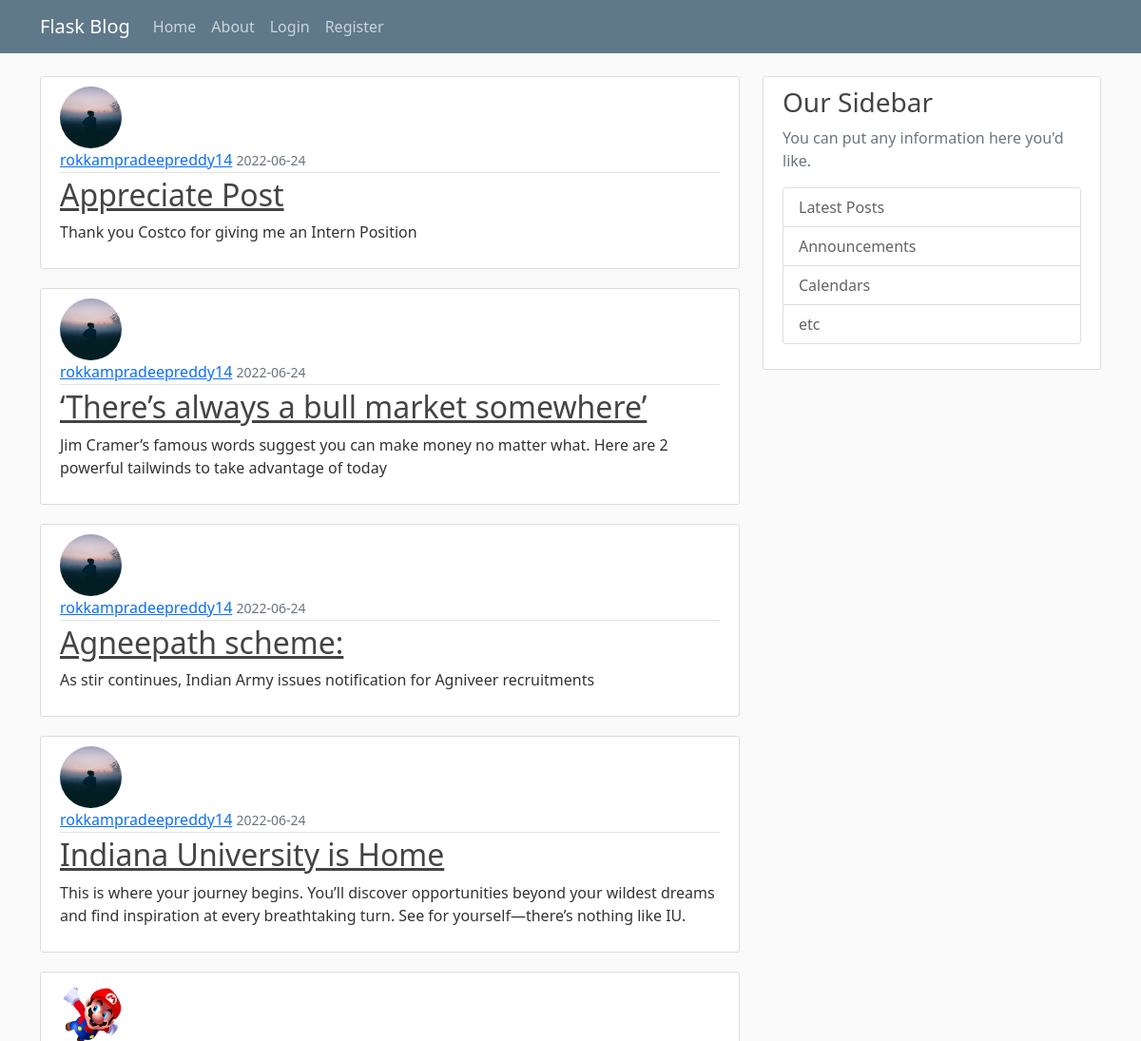
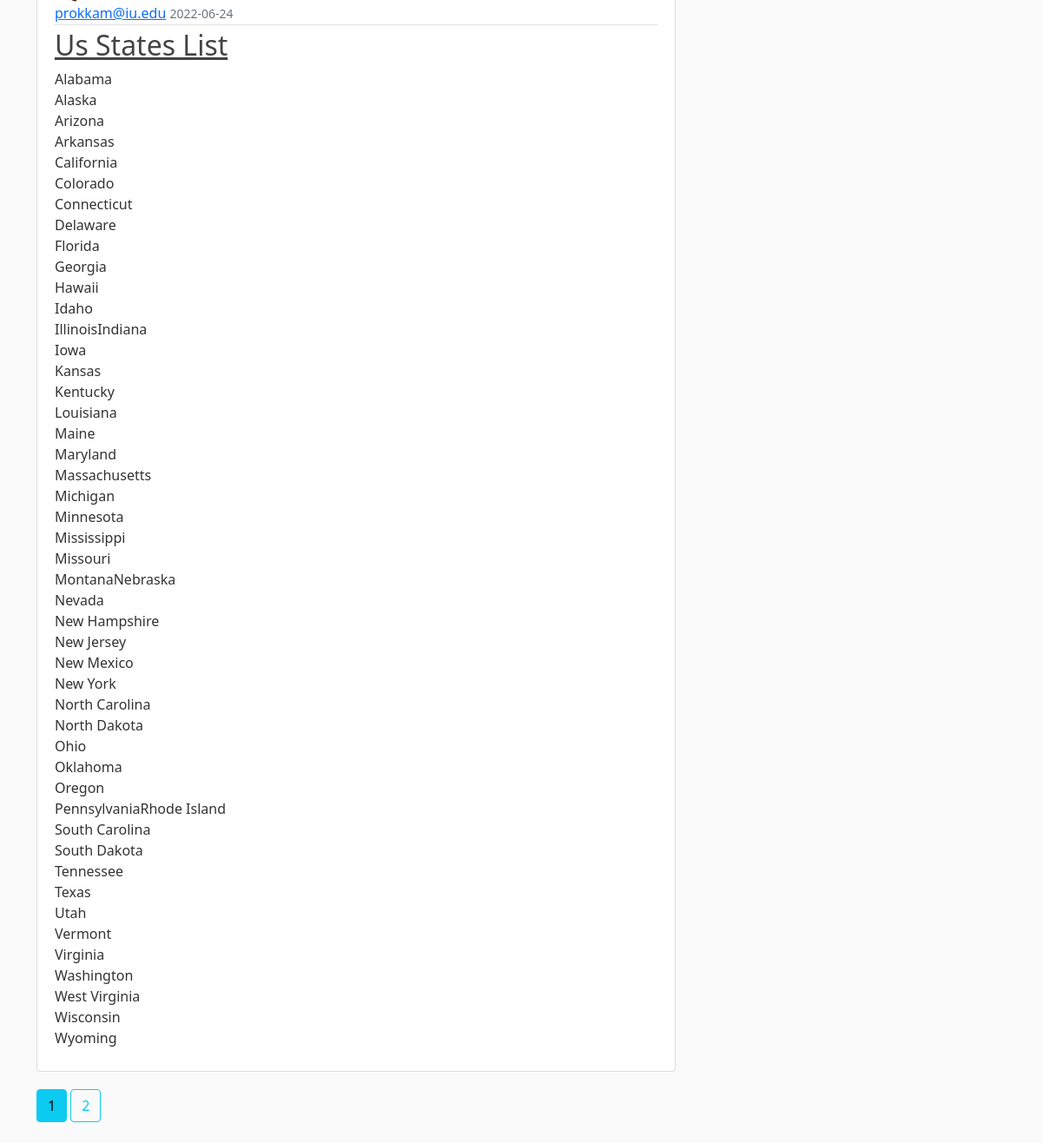
The page /home on the database its author committed (2 pictures, top to bottom).
### flaskblog/models.py (models this page shows, shortened)
class Post(db.Model):
    id =db.Column(db.Integer, primary_key=True)
    title=db.Column(db.String(100),nullable=False)
    date_posted=db.Column(db.DateTime,nullable=False, default=datetime.utcnow)
    content= db.Column(db.Text, nullable=False)
    user_id= db.Column(db.Integer, db.ForeignKey('user.id'),nullable=False)

class User(db.Model,UserMixin):
    id =db.Column(db.Integer, primary_key=True)
    username = db.Column(db.String(20),unique=True,nullable=False)
    email = db.Column(db.String(120),unique=True,nullable=False)
    image_file = db.Column(db.String(20),  nullable=False, default='default.jpg')
    password= db.Column(db.String(60),nullable=False)
    posts = db.relationship('Post',backref='author',lazy=True)

### flaskblog/routes.py (the view)
@app.route("/")
@app.route("/home")
def home():
    page = request.args.get('page',1,type=int)
    posts= Post.query.order_by(Post.date_posted.desc()).paginate(page=page,per_page=5)
    return render_template('home.html',posts=posts)

### flaskblog/templates/home.html (shortened to what this page needs)
{% extends "layout.html" %}
{% block content %}
    {% for post in posts.items %}
        <article class="media content-section">
            <img class="rounded-circle article-img" src="{{url_for('static',filename='profile_pics/'+post.author.image_file)}}">
            <div class="media-body">
            <div class="article-metadata">
                <a class="mr-2" href="{{url_for('user_posts',username=post.author.username)}}">{{ post.author.username }}</a>
                <small class="text-muted">{{ post.date_posted.strftime('%Y-%m-%d') }}</small>
            </div>
            <h2><a class="article-title" href="{{ url_for('post',post_id=post.id)}}">{{ post.title }}</a></h2>
            <p class="article-content">{{ post.content }}</p>
            </div>
        </article>
    {% endfor %}
    {% for page_num in posts.iter_pages(left_edge=1,right_edge=1,left_current=1,right_current=2) %}
        {% if page_num %}
            {% if posts.page ==page_num %}
            <a class="btn btn-info mb-4" href="{{url_for('home',page=page_num)}}">{{page_num}}</a>
            {% else %}
            <a class="btn btn-outline-info mb-4" href="{{url_for('home',page=page_num)}}">{{page_num}}</a>
            {% endif %}
        {% endif %}
    {% endfor %}
{% endblock  content%}

### flaskblog/templates/layout.html (shortened to what this page needs)
<html>
    <head>
    <link href="https://cdn.jsdelivr.net/npm/bootstrap@5.0.2/dist/css/bootstrap.min.css" rel="stylesheet">
    <link rel="stylesheet" type="text/css" href="{{url_for('static',filename='main.css')}}">
    </head>
    <body>
        <header class="site-header">
            <nav class="navbar navbar-expand-md navbar-dark bg-steel fixed-top">
              <div class="container">
                <a class="navbar-brand mr-4" href="/">Flask Blog</a>
                <div class="collapse navbar-collapse" id="navbarToggle">
                  <div class="navbar-nav mr-auto">
                    <a class="nav-item nav-link" href="{{url_for('home')}}">Home</a>
                    <a class="nav-item nav-link" href="{{url_for('about')}}">About</a>
                  </div>
                  <div class="navbar-nav">
                    {% if current_user.is_authenticated %}
                    <a class="nav-item nav-link" href="{{url_for('new_post')}}">New Post</a>
                    <a class="nav-item nav-link" href="{{url_for('account')}}">Account</a>
                    <a class="nav-item nav-link" href="{{url_for('logout')}}">Log out</a>
                    {% else %}
                      <a class="nav-item nav-link" href="{{url_for('login')}}">Login</a>
                      <a class="nav-item nav-link" href="{{url_for('register')}}">Register</a>
                    {% endif %}
                    </div>
                </div>
              </div>
            </nav>
          </header>
       <main role="main" class="container">
        <div class="row">
            <div class="col-md-8">
            {% block content %}{% endblock %}
            </div>
            <div class="col-md-4">
            <div class="content-section">
                <h3>Our Sidebar</h3>
                <p class='text-muted'>You can put any information here you'd like.
                <ul class="list-group">
                    <li class="list-group-item list-group-item-light">Latest Posts</li>
                    <li class="list-group-item list-group-item-light">Announcements</li>
                    <li class="list-group-item list-group-item-light">Calendars</li>
                    <li class="list-group-item list-group-item-light">etc</li>
                </ul>
                </p>
            </div>
            </div>
        </div>
        </main>
    </body>
</html>

### flaskblog/static/main.css (style rules this page uses)
body { background: #fafafa; color: #333333; margin-top: 5rem; }
h1, h2, h3, h4, h5, h6 { color: #444444; }
.bg-steel { background-color: #5f788a; }
.site-header .navbar-nav .nav-link { color: #cbd5db; }
.content-section { background: #ffffff; padding: 10px 20px; border: 1px solid #dddddd; border-radius: 3px; margin-bottom: 20px; }
.article-title { color: #444444; }
.article-content { white-space: pre-line; }
.article-img { height: 65px; width: 65px; margin-right: 16px; }
.article-metadata { padding-bottom: 1px; margin-bottom: 4px; border-bottom: 1px solid #e3e3e3 }

### rows shown on the page
Post: image_file (placeholder picture), author.username "rokkampradeepreddy14", date_posted "2022-06-24", title "Appreciate Post", content "Thank you Costco for giving me an Intern Position"
Post: image_file (placeholder picture), author.username "rokkampradeepreddy14", date_posted "2022-06-24", title "‘There’s always a bull market somewhere’", content "Jim Cramer’s famous words suggest you can make money no matter what. Here are 2 powerful tailwinds to take advantage of today"
Post: image_file (placeholder picture), author.username "rokkampradeepreddy14", date_posted "2022-06-24", title "Agneepath scheme:", content "As stir continues, Indian Army issues notification for Agniveer recruitments"
Post: image_file (placeholder picture), author.username "rokkampradeepreddy14", date_posted "2022-06-24", title "Indiana University is Home", content "This is where your journey begins. You’ll discover opportunities beyond your wildest dreams and find inspiration at every breathtaking turn. See for yourself—there’s nothing like IU."
Post: image_file (picture), author.username "prokkam@iu.edu", date_posted "2022-06-24", title "Us States List", content "Alabama Alaska Arizona Arkansas California Colorado Connecticut Delaware Florida Georgia Hawaii Idaho IllinoisIndiana Iowa Kansas Kentucky Louisiana Maine Maryland Massachusetts Michigan Minnesota Mississippi Missouri MontanaNebraska Nevada New Hampshire New Jersey New Mexico New York North Carolina North Dakota Ohio Oklahoma Oregon PennsylvaniaRhode Island South Carolina South Dakota Tennessee Texas Utah Vermont Virginia Washington West Virginia Wisconsin Wyoming"

### other values the page prints
{{ page_num }} "1"
{{ page_num }} "2"
